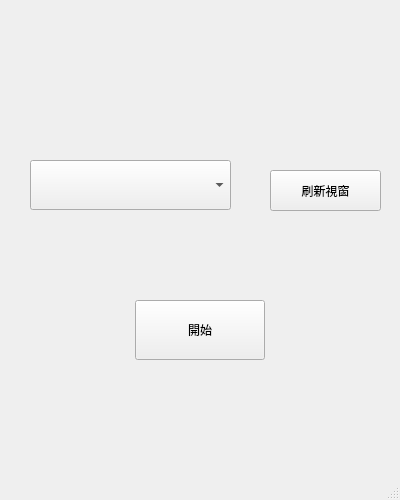
<?xml version="1.0" encoding="UTF-8"?>
<ui version="4.0">
 <class>initial_window</class>
 <widget class="QMainWindow" name="initial_window">
  <property name="geometry">
   <rect>
    <x>0</x>
    <y>0</y>
    <width>400</width>
    <height>500</height>
   </rect>
  </property>
  <property name="windowTitle">
   <string>MainWindow</string>
  </property>
  <widget class="QWidget" name="centralwidget">
   <widget class="QPushButton" name="start">
    <property name="geometry">
     <rect>
      <x>135</x>
      <y>300</y>
      <width>130</width>
      <height>60</height>
     </rect>
    </property>
    <property name="text">
     <string>開始</string>
    </property>
   </widget>
   <widget class="QComboBox" name="windowlist">
    <property name="geometry">
     <rect>
      <x>30</x>
      <y>160</y>
      <width>201</width>
      <height>50</height>
     </rect>
    </property>
   </widget>
   <widget class="QPushButton" name="refresh">
    <property name="geometry">
     <rect>
      <x>270</x>
      <y>170</y>
      <width>111</width>
      <height>41</height>
     </rect>
    </property>
    <property name="text">
     <string>刷新視窗</string>
    </property>
   </widget>
  </widget>
  <widget class="QMenuBar" name="menubar">
   <property name="geometry">
    <rect>
     <x>0</x>
     <y>0</y>
     <width>400</width>
     <height>21</height>
    </rect>
   </property>
  </widget>
  <widget class="QStatusBar" name="statusbar"/>
 </widget>
 <resources/>
 <connections/>
</ui>
